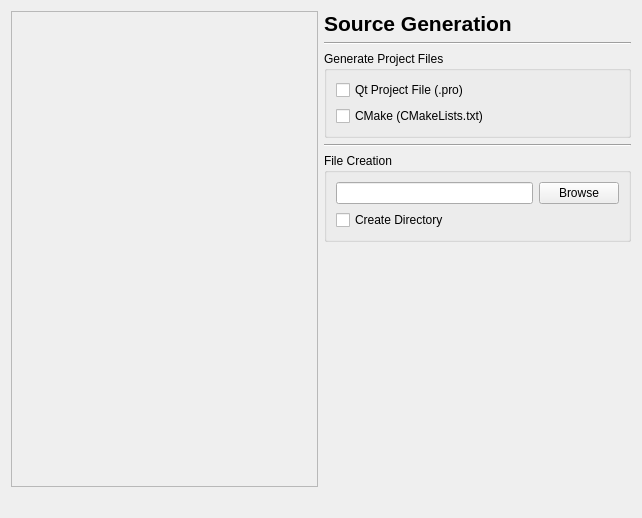
<?xml version="1.0" encoding="UTF-8"?>
<ui version="4.0">
 <class>GeneratePage</class>
 <widget class="QWidget" name="GeneratePage">
  <property name="geometry">
   <rect>
    <x>0</x>
    <y>0</y>
    <width>642</width>
    <height>518</height>
   </rect>
  </property>
  <property name="windowTitle">
   <string>Form</string>
  </property>
  <layout class="QGridLayout" name="gridLayout">
   <item row="0" column="0">
    <widget class="QFrame" name="frame">
     <property name="frameShape">
      <enum>QFrame::StyledPanel</enum>
     </property>
     <property name="frameShadow">
      <enum>QFrame::Raised</enum>
     </property>
     <layout class="QVBoxLayout" name="verticalLayout_2">
      <item>
       <widget class="QLabel" name="lbl_image">
        <property name="text">
         <string/>
        </property>
        <property name="pixmap">
         <pixmap resource="../res/TemplateFramework.qrc">:/Framework/pageImage</pixmap>
        </property>
        <property name="scaledContents">
         <bool>true</bool>
        </property>
       </widget>
      </item>
     </layout>
    </widget>
   </item>
   <item row="0" column="1">
    <layout class="QVBoxLayout" name="verticalLayout">
     <item>
      <widget class="QLabel" name="lbl_srcGenTitle">
       <property name="font">
        <font>
         <pointsize>16</pointsize>
         <weight>75</weight>
         <bold>true</bold>
        </font>
       </property>
       <property name="text">
        <string>Source Generation</string>
       </property>
      </widget>
     </item>
     <item>
      <widget class="Line" name="line">
       <property name="orientation">
        <enum>Qt::Horizontal</enum>
       </property>
      </widget>
     </item>
     <item>
      <widget class="QGroupBox" name="gbox_generateMakeFiles">
       <property name="title">
        <string>Generate Project Files</string>
       </property>
       <layout class="QVBoxLayout" name="verticalLayout_3">
        <item>
         <widget class="QCheckBox" name="cbx_genQtProject">
          <property name="text">
           <string>Qt Project File (.pro)</string>
          </property>
         </widget>
        </item>
        <item>
         <widget class="QCheckBox" name="cbx_genCMake">
          <property name="text">
           <string>CMake (CMakeLists.txt)</string>
          </property>
         </widget>
        </item>
       </layout>
      </widget>
     </item>
     <item>
      <widget class="Line" name="line_2">
       <property name="orientation">
        <enum>Qt::Horizontal</enum>
       </property>
      </widget>
     </item>
     <item>
      <widget class="QGroupBox" name="gbox_fileCreation">
       <property name="title">
        <string>File Creation</string>
       </property>
       <layout class="QGridLayout" name="gridLayout_2">
        <item row="0" column="0">
         <widget class="QLineEdit" name="line_creationDir"/>
        </item>
        <item row="1" column="0">
         <widget class="QCheckBox" name="cbx_createDir">
          <property name="text">
           <string>Create Directory</string>
          </property>
         </widget>
        </item>
        <item row="0" column="1">
         <widget class="QPushButton" name="btn_browseForCreationDir">
          <property name="text">
           <string>Browse</string>
          </property>
         </widget>
        </item>
       </layout>
      </widget>
     </item>
     <item>
      <spacer name="verticalSpacer">
       <property name="orientation">
        <enum>Qt::Vertical</enum>
       </property>
       <property name="sizeHint" stdset="0">
        <size>
         <width>20</width>
         <height>40</height>
        </size>
       </property>
      </spacer>
     </item>
     <item>
      <spacer name="horizontalSpacer">
       <property name="orientation">
        <enum>Qt::Horizontal</enum>
       </property>
       <property name="sizeHint" stdset="0">
        <size>
         <width>40</width>
         <height>20</height>
        </size>
       </property>
      </spacer>
     </item>
    </layout>
   </item>
   <item row="1" column="0">
    <spacer name="horizontalSpacer_2">
     <property name="orientation">
      <enum>Qt::Horizontal</enum>
     </property>
     <property name="sizeHint" stdset="0">
      <size>
       <width>40</width>
       <height>20</height>
      </size>
     </property>
    </spacer>
   </item>
  </layout>
 </widget>
 <resources>
  <include location="../res/TemplateFramework.qrc"/>
 </resources>
 <connections/>
</ui>
